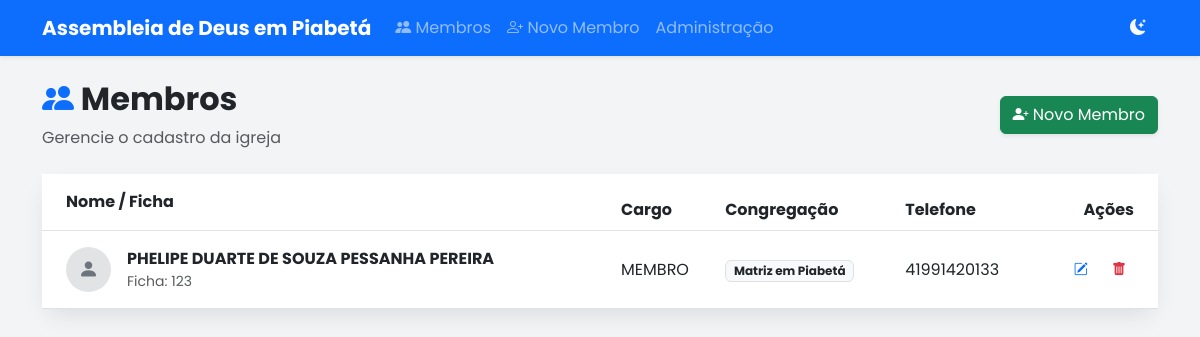
/, run on an earlier commit of the app's database.
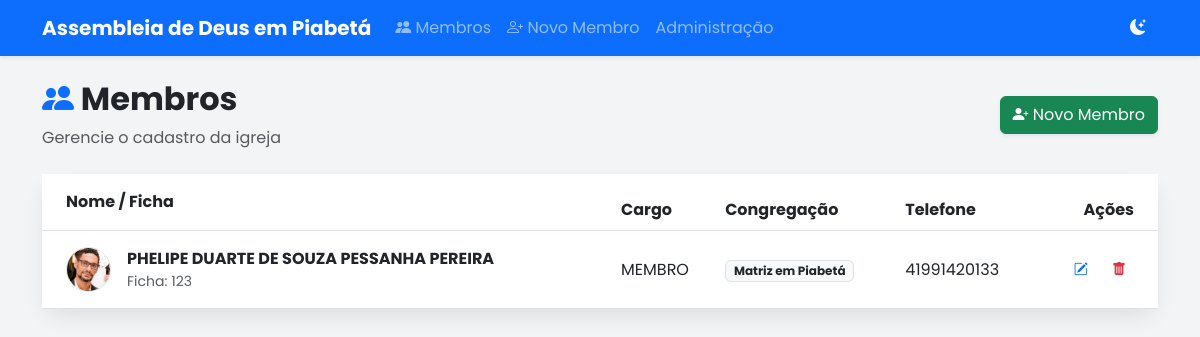
And on a later commit of the database.
### membros/models.py (models this page shows, shortened)
class Membro(models.Model):
    numero_ficha = models.PositiveIntegerField(unique=True, verbose_name="Nº da Ficha", help_text="Número de identificação na igreja")
    foto = models.ImageField(upload_to='fotos_membros/', blank=True, null=True, verbose_name="Foto do Membro")
    nome_completo = models.CharField(max_length=200)
    data_nascimento = models.DateField(verbose_name="Data de Nascimento")
    naturalidade = models.CharField(max_length=100, help_text="Cidade/Estado", blank=True, null=True)
    cpf = models.CharField(max_length=14, unique=True, verbose_name="CPF")
    rg = models.CharField(max_length=20, verbose_name="RG", blank=True, null=True)
    ESTADO_CIVIL_CHOICES = [
        ('SOLTEIRO', 'Solteiro(a)'),
        ('CASADO', 'Casado(a)'),
        ('VIUVO', 'Viúvo(a)'),
        ('DIVORCIADO', 'Divorciado(a)'),
    ]
    estado_civil = models.CharField(max_length=20, choices=ESTADO_CIVIL_CHOICES)
    profissao = models.CharField(max_length=100, verbose_name="Profissão", blank=True, null=True)
    nome_pai = models.CharField(max_length=200, verbose_name="Nome do Pai", blank=True, null=True)
    nome_mae = models.CharField(max_length=200, verbose_name="Nome da Mãe", blank=True, null=True)
    endereco = models.CharField(max_length=200, verbose_name="Endereço")
    numero = models.CharField(max_length=20, verbose_name="Nº")
    complemento = models.CharField(max_length=100, blank=True, null=True)
    bairro = models.CharField(max_length=100)
    cep = models.CharField(max_length=9, verbose_name="CEP")
    cidade = models.CharField(max_length=100)
    uf = models.CharField(max_length=2, verbose_name="UF", default='RJ')
    telefone = models.CharField(max_length=20, verbose_name="Celular/WhatsApp")
    email = models.EmailField(blank=True, null=True)
    data_batismo_aguas = models.DateField(verbose_name="Batismo nas Águas", blank=True, null=True)
    CARGO_CHOICES = [
        ('MEMBRO', 'Membro'),
        ('AUXILIAR', 'Auxiliar'),
        ('DIACONO', 'Diácono'),
        ('PRESBITERO', 'Presbítero'),
        ('EVANGELISTA', 'Evangelista'),
        ('PASTOR', 'Pastor'),
        ('MISSIONARIO', 'Missionário'),
        ('OUTRO', 'Outro'),
    ]
    cargo = models.CharField(max_length=20, choices=CARGO_CHOICES, default='MEMBRO')
    cargo_outro = models.CharField(max_length=50, blank=True, null=True, help_text="Preencher se escolheu 'Outro'")
    igreja_procedencia = models.CharField(max_length=150, verbose_name="Igreja de Procedência", blank=True, null=True)
    CONGREGACAO_CHOICES = [
        ('Matriz em Piabetá', 'Matriz em Piabetá'),
        ('Jardim Prainha', 'Jardim Prainha'),
        ('Jardim Ana Beatriz', 'Jardim Ana Beatriz'),
        ('Parque Santana', 'Parque Santana'),
        ('Parque Veneza', 'Parque Veneza'),
        ('Rua das Mangueiras', 'Rua das Mangueiras'),
        ('Saracuruna', 'Saracuruna'),
        ('Avenida Mauá', 'Avenida Mauá'),
        ('Fragoso', 'Fragoso'),
        ('Meio da Serra', 'Meio da Serra'),
        ('Pau Grande', 'Pau Grande'),
        ('Jardim Nazareno', 'Jardim Nazareno'),
        ('Parque Sayonara', 'Parque Sayonara'),
        ('Vila Serrana', 'Vila Serrana'),
        ('Ilha', 'Ilha'),
        ('Cachoeira Grande', 'Cachoeira Grande'),
        ('Boa Esperança', 'Boa Esperança'),
        ('Figueira Conceição', 'Figueira Conceição'),
        ('Rio do Ouro', 'Rio do Ouro'),
        ('Rio Novo', 'Rio Novo'),
        ('Suruí', 'Suruí'),
        ('Cidade Naval', 'Cidade Naval'),
        ('Figueira Magé', 'Figueira Magé'),
        ('Itambi', 'Itambi'),
        ('Mauá', 'Mauá'),
        ('Leque Azul', 'Leque Azul'),
        ('Santa Dalila', 'Santa Dalila'),
        ('Ypiranga', 'Ypiranga'),
        ('Paraíso do Góia', 'Paraíso do Góia'),
        ('Bacaxá', 'Bacaxá'),
        ('Vila Canaã', 'Vila Canaã'),
        ('Bananeiras', 'Bananeiras'),
        ('Água', 'Água'),
        ('Fazendinha Branca', 'Fazendinha Branca'),
        ('Bonsucesso', 'Bonsucesso'),
        ('Praia Seca', 'Praia Seca'),
        ('Raia', 'Raia'),
        ('Macaé', 'Macaé'),
        ('Itatiquara', 'Itatiquara'),
        ('Parque Cidade Luz', 'Parque Cidade Luz'),
        ('Betel', 'Betel'),
        ('Bereia', 'Bereia'),
        ('Filadelfia', 'Filadelfia'),
        ('Imburi', 'Imburi'),
        ('Eldorado', 'Eldorado'),
        ('Parque Nova Campos', 'Parque Nova Campos'),
        ('Parque Prazeres', 'Parque Prazeres'),
        ('Vila Menezes', 'Vila Menezes'),
    ]
    congregacao = models.CharField(
        max_length=100,
        choices=CONGREGACAO_CHOICES,
        verbose_name="Congregação",
        default='Matriz em Piabetá'
    )
    nome_conjuge = models.CharField(max_length=200, verbose_name="Nome do Cônjuge", blank=True, null=True)
    anotacoes = models.TextField(verbose_name="Anotações", blank=True, null=True)
    aceite_termos = models.BooleanField(default=False, verbose_name="Aceito os termos de uso de dados")
    SITUACAO_CHOICES = [
        ('ATIVO', 'Ativo - Em Comunhão'),
        ('MUDANCA', 'Saída com Carta de Mudança'),
        ('OUTRO_MINISTERIO', 'Saída para Outro Ministério'),
        ('DESLIGADO', 'Desligado / Disciplina'),
        ('FALECIMENTO', 'Inativo - Falecimento'),
    ]
    situacao = models.CharField(
        max_length=30,
        choices=SITUACAO_CHOICES,
        default='ATIVO',
        verbose_name="Situação Cadastral"
    )
    data_cadastro = models.DateTimeField(auto_now_add=True)
    atualizado_em = models.DateTimeField(auto_now=True)

### membros/views.py (the view)
# urls.py: path('', listar_membros, name='listar_membros'),
def listar_membros(request):
    membros = Membro.objects.all().order_by('nome_completo')
    return render(request, 'membros/lista.html', {'membros': membros})

### membros/templates/membros/lista.html (shortened to what this page needs)
{% extends 'base.html' %}
{% block content %}
<div class="row mb-4 align-items-center">
    <div class="col-md-8">
        <h2 class="fw-bold text-dark"><i class="bi bi-people-fill text-primary"></i> Membros</h2>
        <p class="text-muted mb-0">Gerencie o cadastro da igreja</p>
    </div>
    <div class="col-md-4 text-end">
        <a href="{% url 'cadastrar_membro' %}" class="btn btn-success shadow-sm">
            <i class="bi bi-person-plus-fill"></i> Novo Membro
        </a>
    </div>
</div>
<div class="card card-modern shadow-sm border-0">
    <div class="card-body p-0">
        <div class="table-responsive">
            <table class="table table-hover align-middle mb-0">
                <thead class="bg-light">
                    <tr>
                        <th class="ps-4 py-3">Nome / Ficha</th>
                        <th>Cargo</th>
                        <th>Congregação</th>
                        <th>Telefone</th>
                        <th class="text-end pe-4">Ações</th>
                    </tr>
                </thead>
                <tbody>
                    {% for membro in membros %}
                    <tr>
                        <td class="ps-4 py-3" style="min-width: 250px;">
                            <div class="d-flex align-items-center">
                                {% if membro.foto %}
                                    <img src="{{ membro.foto.url }}" class="rounded-circle me-3 border" width="45" height="45" style="object-fit: cover;">
                                {% else %}
                                    <div class="rounded-circle me-3 d-flex justify-content-center align-items-center bg-secondary-subtle text-secondary" style="width: 45px; height: 45px;">
                                        <i class="bi bi-person-fill fs-5"></i>
                                    </div>
                                {% endif %}
                                <div>
                                    <div class="fw-bold text-dark">{{ membro.nome_completo }}</div>
                                    <div class="small text-muted">Ficha: {{ membro.numero_ficha }}</div>
                                </div>
                            </div>
                        </td>
                        <td>{{ membro.cargo }}</td>
                        <td><span class="badge bg-light text-dark border">{{ membro.congregacao }}</span></td>
                        <td>{{ membro.telefone|default:"-" }}</td>
                        <td class="text-end pe-4 text-nowrap">
                            <a href="{% url 'editar_membro' id=membro.id %}" class="btn btn-sm btn-outline-primary border-0 me-1" title="Editar">
                                <i class="bi bi-pencil-square"></i>
                            </a>
                            <a href="{% url 'excluir_membro' id=membro.id %}" class="btn btn-sm btn-outline-danger border-0" title="Excluir">
                                <i class="bi bi-trash-fill"></i>
                            </a>
                        </td>
                    </tr>
                    {% endfor %}
                </tbody>
            </table>
        </div>
    </div>
</div>
{% endblock %}

### membros/templates/base.html (shortened to what this page needs)
{% load static %}
<!DOCTYPE html>
<html lang="pt-br">
<head>
    <link href="https://cdn.jsdelivr.net/npm/bootstrap@5.3.0/dist/css/bootstrap.min.css" rel="stylesheet">
    <link rel="stylesheet" href="https://cdn.jsdelivr.net/npm/bootstrap-icons@1.11.3/font/bootstrap-icons.min.css">
    <link href="{% static 'css/style.css' %}" rel="stylesheet">
</head>
<body>
    <nav class="navbar navbar-expand-lg navbar-dark bg-primary shadow-sm">
        <div class="container">
            <a class="navbar-brand fw-bold" href="{% url 'listar_membros' %}">
                 Assembleia de Deus em Piabetá
            </a>
            <div class="collapse navbar-collapse" id="navbarNav">
                <ul class="navbar-nav me-auto">
                    <li class="nav-item">
                        <a class="nav-link" href="{% url 'listar_membros' %}">
                            <i class="bi bi-people-fill"></i> Membros
                        </a>
                    </li>
                    <li class="nav-item">
                        <a class="nav-link" href="{% url 'cadastrar_membro' %}">
                            <i class="bi bi-person-plus"></i> Novo Membro
                        </a>
                    </li>
                    <li class="nav-item">
                        <a class="nav-link" href="/admin/">Administração</a>
                    </li>
                </ul>
                <button id="theme-toggle" class="btn btn-outline-light rounded-circle border-0">
                    <i id="theme-icon" class="bi bi-moon-stars-fill"></i>
                </button>
            </div>
        </div>
    </nav>
    <div class="container mt-4">
        {% block content %}
        {% endblock %}
    </div>
</body>
</html>

### static/css/style.css (style rules this page uses)
:root { --primary-color: #0d9488; --primary-hover: #0f766e; --bg-body: #f3f4f6; --bg-card: #ffffff; --bg-input: #f9fafb; --text-main: #1f2937; --text-muted: #6b7280; --border-color: #e5e7eb; --header-border: #f3f4f6; }
body { font-family: 'Poppins', sans-serif; background-color: var(--bg-body) !important; color: var(--text-main) !important; transition: background-color 0.3s, color 0.3s; }
.card-modern { background-color: var(--bg-card) !important; border: none !important; border-radius: 1rem !important; box-shadow: 0 10px 25px -5px rgba(0, 0, 0, 0.1) !important; }

What changed in the data, as far as the page shows it:
changed Membro "PHELIPE DUARTE DE SOUZA PESSANHA PEREIRA": foto: picture added; foto empty → "fotos_membros/phil.jpeg" (drawn)
